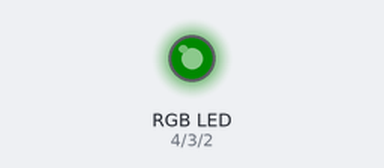
Recording of a sketch running on a simulated Arduino Uno, built with avr-gcc and run on an emulated ATmega328P. Parts: an RGB LED mixed from three pins (HIGH = lit). Dim RGB values are drawn brighter than linear; what the sketch prints to the serial monitor is not drawn.

Above: at 0.05 s.
At 1.25 s:
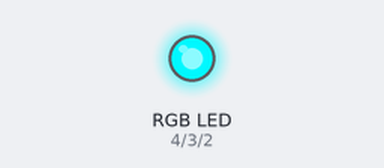
At 2.9 s:
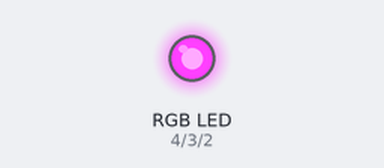
At 5.2 s:
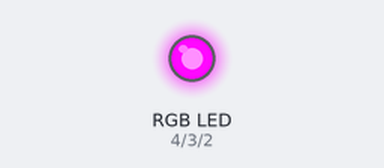
At 7.4 s:
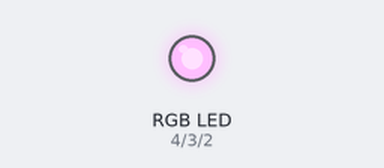
At 10.25 s:
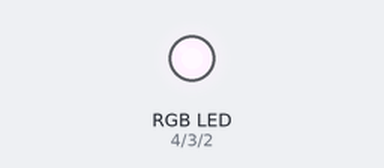
Timing chart, 0 to 13.4 s (numbered marks = the images above):
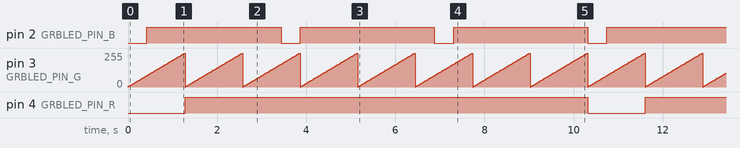

The sketch:

rgb_led_stripe.ino
```cpp
#define GRBLED_PIN_R 4   // пин для канала R
#define GRBLED_PIN_G 3    // пин для канала G
#define GRBLED_PIN_B 2    // пин для канала B

int rgbled_r=0, rgbled_g=0, rgbled_b=0;

void setup(){
  //enable serial datada print
  Serial.begin(9600);
  Serial.println("RBG LED v 0.1");
  // RGBLED
  pinMode(GRBLED_PIN_R, OUTPUT);
  pinMode(GRBLED_PIN_G, OUTPUT);
  pinMode(GRBLED_PIN_B, OUTPUT);
}

void loop(){
  // change color
  rgbled_r = (rgbled_r+1)%1024;
  rgbled_g = (rgbled_g+2)%1024;
  rgbled_b = (rgbled_b+3)%1024;
  // Output
  Z1_output_rgbled();
  delay(10);
}

void Z1_output_rgbled() {
  analogWrite(GRBLED_PIN_R, rgbled_r);
  analogWrite(GRBLED_PIN_G, rgbled_g);
  analogWrite(GRBLED_PIN_B, rgbled_b);
}
```

Measured:
- by itself, pin 2 (GRBLED_PIN_B): alternates HIGH for 3.0 s and LOW for 0.43 s
- by itself, pin 3 (GRBLED_PIN_G): ramps from 0/255 to 254/255 and jumps back, once every 1.3 s
- by itself, pin 4 (GRBLED_PIN_R): alternates HIGH for 9.0 s and LOW for 1.3 s
